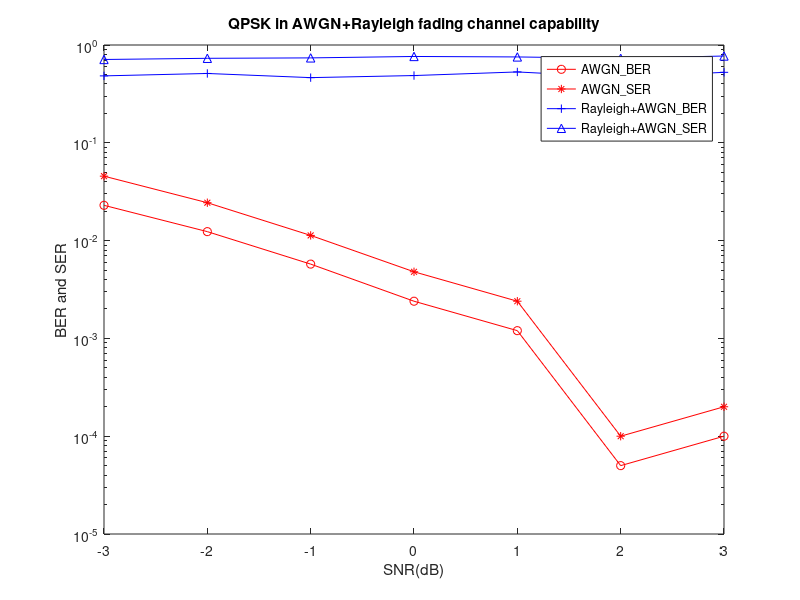

Write MATLAB code to recreate this figure.
%octave code
clear,clc,close all
function [h]=rayleigh(fd,t)
%該程式利用改進的jakes模型來產生單徑的平坦型Rayleigh衰落信道
%IEEE Commu letters, Vol.6, NO.6, JUNE 2002
%輸入變數說明：
%  fd:信道的最大多普勒頻移 單位Hz     
%   t:信號的抽樣時間序列 抽樣間隔單位s  
%   h:為輸出的Rayleigh信道函數 一個時間函數複序列 

  %假設的入射波數目
  N=40; 
  wm=2*pi*fd;
  %每象限的入射波數目即振盪器數目
  N0=N/4;
  %信道函數的實部
  Tc=zeros(1,length(t));
  %信道函數的虛部
  Ts=zeros(1,length(t));
  %歸一化功率係數
  P_nor=sqrt(1/N0);
  %區別個條路徑的均勻分佈隨機相位
  theta=2*pi*rand(1,1)-pi;
  for i=1:N0
    %第i條入射波的入射角 
    alfa(i)=(2*pi*i-pi+theta)/N;
    %對每個子載波而言在(-pi,pi)之間均勻分佈的隨機相位
    fi_tc=2*pi*rand(1,1)-pi;
    fi_ts=2*pi*rand(1,1)-pi;
    %計算衝激響應函數
    Tc=Tc+cos(cos(alfa(i))*wm*t+fi_tc);
    Ts=Ts+cos(sin(alfa(i))*wm*t+fi_ts);
  end;
%乘歸一化功率係數得到傳輸函數
h=P_nor*(Tc+j*Ts);
endfunction

function [DATA]=intdump(IN,num)
  outidx=1;
  for z=1:num:length(IN)
    DATA(outidx)=sum(IN(z:z+num-1))/num;
    outidx=outidx+1;
  end
% return DATA
endfunction

nsamp = 8;              %矩形脈衝取樣點數
numsymb = 10000;        %每種SNR下的傳輸的符號數
ts=1/(numsymb*nsamp);
t=(0:numsymb*nsamp-1)*ts;

M=4;                    
SNR=-3:3;               
grayencod=[0 1 3 2];    
for i=1:length(SNR)
  msg=randsrc(1,numsymb,[0:3]);                   %產生發送符號
  %msg_gr=grayencod(msg+1);                       %進行Gray編碼映射
  msg_tx=pskmod(msg,M,pi/M,'gray');               %QPSK調製
  msg_tx=msg_tx(ones(nsamp,1),:)(:).';            %rectpulse shaping
  h=rayleigh(10,t);                               %生成Rayleigh衰落
  msg_tx_rale=h.*msg_tx;                          %信號通過Rayleigh衰落信道
  msg_rx=awgn(msg_tx,SNR(i),'measured');          %通過AWGN信道
  msg_rx_rale=awgn(msg_tx_rale,SNR(i),'measured');%Rayleigh + AWGN
  msg_rx=intdump(msg_rx,nsamp);                   %rectpulse shaping integral&dump
  msg_rx_rale=intdump(msg_rx_rale,nsamp);         %rectpulse shaping integral&dump  
  msg_demod=pskdemod(msg_rx,M,pi/M,'gray');                 %QPSK解調
  msg_demod_rale=pskdemod(msg_rx_rale,M,pi/M,'gray');       %QPSK解調
  [errorBit BER(i)]          =biterr(msg,msg_demod,log2(M));%計算BER
  [errorBit_rale BER_rale(i)]=biterr(msg,msg_demod_rale,log2(M));
  [errorSym SER(i)]          =symerr(msg,msg_demod);        %計算SER
  [errorSym_rale SER_rale(i)]=symerr(msg,msg_demod_rale); 
end

figure
semilogy(SNR,BER,'-ro',SNR,SER,'-r*',SNR,BER_rale,'-b+',SNR,SER_rale,'-b^');
legend('AWGN\_BER','AWGN\_SER','Rayleigh+AWGN\_BER','Rayleigh+AWGN\_SER');
title('QPSK in AWGN+Rayleigh fading channel capability');
xlabel('SNR(dB)');
ylabel('BER and SER');
